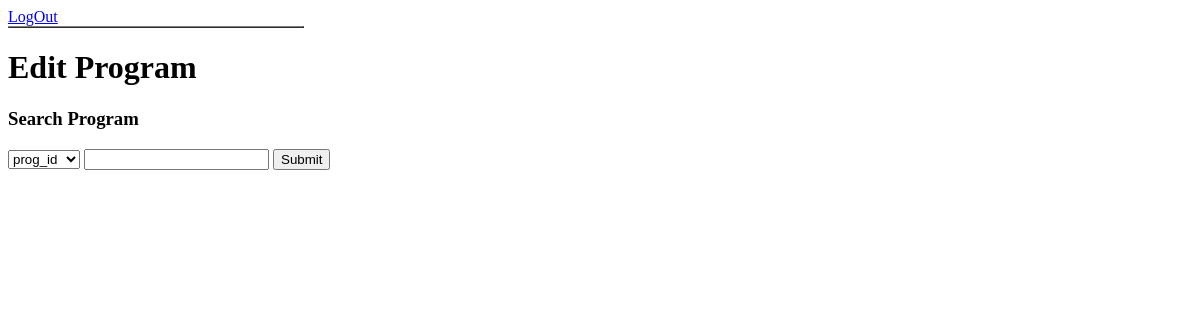
The app's page /update_program, older data.
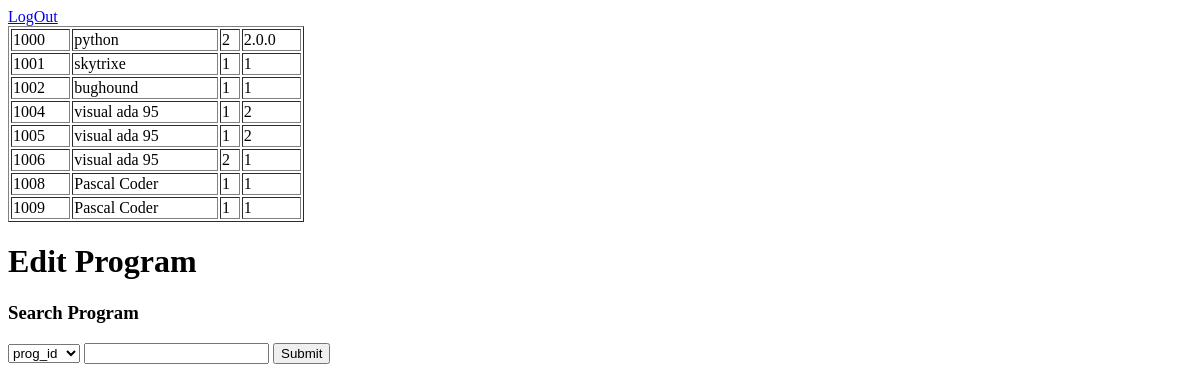
The same page, newer data.
### tables this page shows
CREATE TABLE `programs` ( `prog_id` integer PRIMARY KEY AUTOINCREMENT, `program` varchar(32) NOT NULL, `program_release` varchar(32) NOT NULL, `program_version` varchar(32) NOT NULL);

### app.py (the view, shortened to what this page needs)
@app.route("/update_program",methods=["GET","POST"])
def update_program():
    options = ["prog_id","program"]
    programs = get_programs()
    if request.method == "GET":
        return render_template("edit_programs.html",\
                               options=options,programs=programs)

### app.py (called while the page is built)
def connect_db():
    sql = sqlite3.connect('C:\\Users\\029421793\\Bughound_Project\\server\\db\\bughound.db')
    sql.row_factory = sqlite3.Row
    return sql

def get_db():
    if not hasattr(g,"sqlite3"):
        g.sqlite_db = connect_db()
    return g.sqlite_db

def get_programs():
    db=get_db()
    cur = db.execute('select * from programs')
    programs = cur.fetchall()
    return programs

### templates/edit_programs.html (shortened to what this page needs)
<!DOCTYPE html>
<html lang="en">
<head>
</head>
<body>
    <a href="{{url_for('logout')}}">LogOut</a>
    <table style="width:25%", border="1">
        {% for item in programs %}
        <tr>
            <td>{{item[0]}}</td>
            <td>{{item[1]}}</td>
            <td>{{item[2]}}</td>
            <td>{{item[3]}}</td>
        </tr>
        {% endfor %}
    </table>
    <h1> Edit Program</h1>
    <h3> Search Program</h3>
    <form method="POST",action="{{url_for('update_program')}}">
    <select name="options">
    <option value="{{options[0]}}" selected>{{options[0]}}</option>
    </select>
    <input name="search_data" class ="textbox"type = "text">
    <input type="submit" value ="Submit">
    </form>
</body>
</html>

Row changes from the older to the newer data that the page shows:
added programs: prog_id "1000", program "python", program_release "2", program_version "2.0.0"
added programs: prog_id "1001", program "skytrixe", program_release "1", program_version "1"
added programs: prog_id "1002", program "bughound", program_release "1", program_version "1"
added programs: prog_id "1004", program "visual ada 95", program_release "1", program_version "2"
added programs: prog_id "1005", program "visual ada 95", program_release "1", program_version "2"
added programs: prog_id "1006", program "visual ada 95", program_release "2", program_version "1"
added programs: prog_id "1008", program "Pascal Coder", program_release "1", program_version "1"
added programs: prog_id "1009", program "Pascal Coder", program_release "1", program_version "1"
